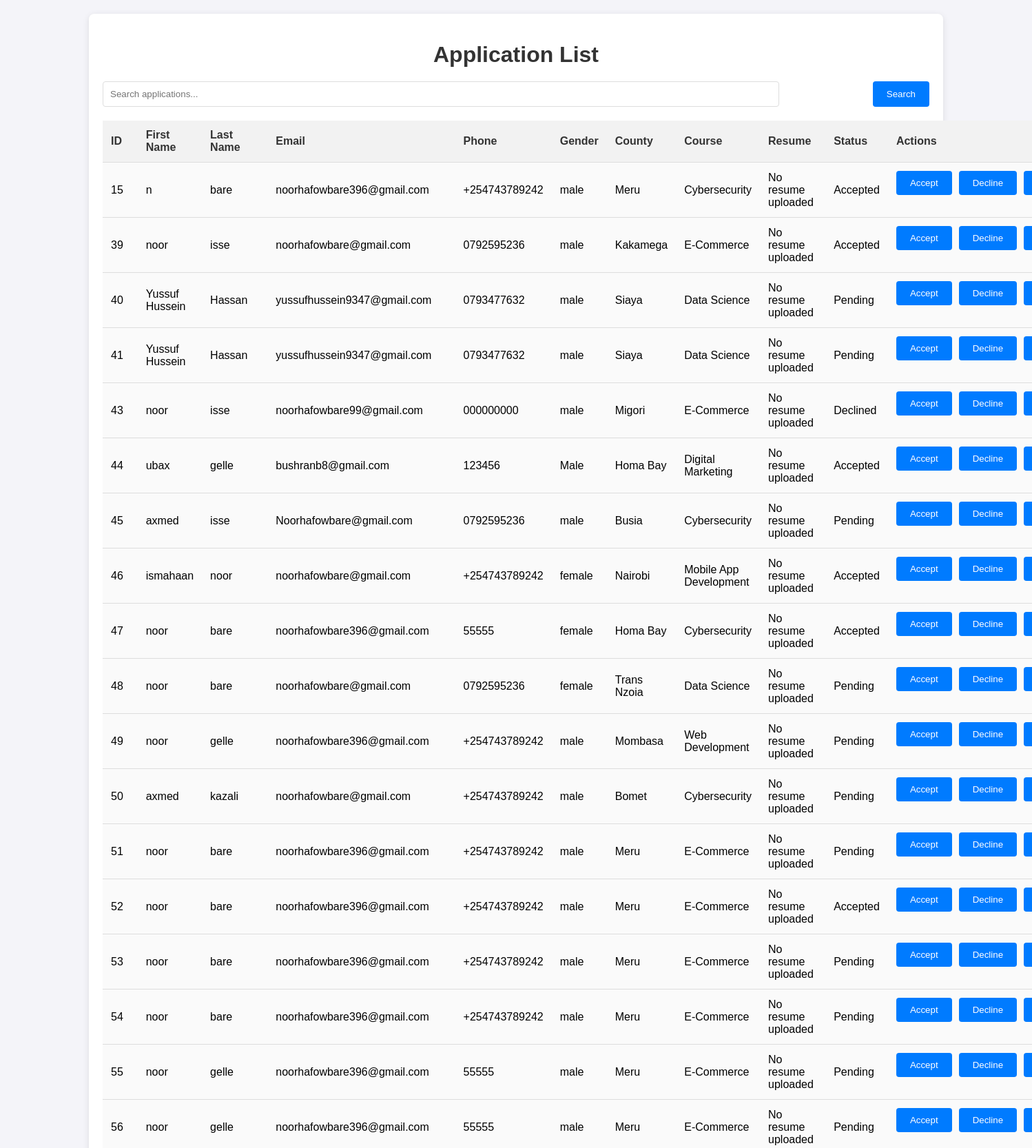
Page /admin/applications (upper part) on the committed database.
### tables this page shows
CREATE TABLE applications (
                    id INTEGER PRIMARY KEY AUTOINCREMENT,
                    first_name TEXT NOT NULL,
                    last_name TEXT NOT NULL,
                    email TEXT NOT NULL,
                    phone TEXT NOT NULL,
                    gender TEXT NOT NULL,
                    county TEXT NOT NULL,
                    course TEXT NOT NULL
                , status TEXT DEFAULT 'Pending', resume_path TEXT);

### app.py (the view)
@app.route('/admin/applications')
def view_applications():
    search = request.args.get('search', '')  # Search functionality
    page = request.args.get('page', 1, type=int)
    per_page = 80  # Number of records per page
    offset = (page - 1) * per_page
    conn = get_db_connection()
    search_query = f"%{search}%"  # Format search term for SQL LIKE
    applications = conn.execute(
        'SELECT * FROM applications WHERE first_name LIKE ? OR last_name LIKE ? LIMIT ? OFFSET ?',
        (search_query, search_query, per_page, offset)
    ).fetchall()
    total_query = 'SELECT COUNT(*) FROM applications WHERE first_name LIKE ? OR last_name LIKE ?'
    total = conn.execute(total_query, (search_query, search_query)).fetchone()[0]
    conn.close()
    return render_template('applications.html', applications=applications, page=page, per_page=per_page, total=total, search=search)

### app.py (called while the page is built)
def get_db_connection():
    conn = sqlite3.connect('database.db')
    conn.row_factory = sqlite3.Row
    return conn

### templates/applications.html (shortened to what this page needs)
<!DOCTYPE html>
<html lang="en">
  <head>
    <link
      rel="stylesheet"
      href="{{ url_for('static', filename='css/applications.css') }}"
    />
    <link
      href="https://cdn.jsdelivr.net/npm/sweetalert2@11/dist/sweetalert2.min.css"
      rel="stylesheet"
    />
  </head>
  <body>
    <div class="container">
      <h1>Application List</h1>
      <form
        method="get"
        action="{{ url_for('view_applications') }}"
        style="margin-bottom: 20px"
      >
        <input
          type="text"
          name="search"
          placeholder="Search applications..."
          value="{{ search }}"
        />
        <button type="submit">Search</button>
      </form>
      <table>
        <thead>
          <tr>
            <th>ID</th>
            <th>First Name</th>
            <th>Last Name</th>
            <th>Email</th>
            <th>Phone</th>
            <th>Gender</th>
            <th>County</th>
            <th>Course</th>
            <th>Resume</th>
            <th>Status</th>
            <th>Actions</th>
          </tr>
        </thead>
        <tbody>
          {% for application in applications %}
          <tr>
            <td>{{ application.id }}</td>
            <td>{{ application.first_name }}</td>
            <td>{{ application.last_name }}</td>
            <td>{{ application.email }}</td>
            <td>{{ application.phone }}</td>
            <td>{{ application.gender }}</td>
            <td>{{ application.county }}</td>
            <td>{{ application.course }}</td>
            <td>
              {% if application.resume_path %}
              <a
                href="{{ url_for('download_file', filename=application.resume_path.split('/')[-1]) }}"
                target="_blank"
                >Download Resume</a
              >
              {% else %} No resume uploaded {% endif %}
            </td>
            <td>
              <span class="status-label {{ application.status | lower }}"
                >{{ application.status }}</span
              >
            </td>
            <td>
              <div class="actions-container">
                <form
                  action="/accept_application/{{ application.id }}"
                  method="POST"
                  style="display: inline"
                >
                  <button type="submit" class="btn btn-success">Accept</button>
                </form>
                <form
                  action="/decline_application/{{ application.id }}"
                  method="POST"
                  style="display: inline"
                >
                  <button type="submit" class="btn btn-danger">Decline</button>
                </form>
                <form
                  action="/delete_application/{{ application.id }}"
                  method="POST"
                  style="display: inline"
                >
                  <button type="submit" class="btn btn-delete">Delete</button>
                </form>
              </div>
            </td>
          </tr>
          {% endfor %}
        </tbody>
      </table>
  </body>
</html>

### static/css/applications.css (style rules this page uses)
body { font-family: Arial, sans-serif; background-color: #f4f4f9; margin: 0; padding: 0; }
.container { width: 90%; max-width: 1200px; margin: 20px auto; padding: 20px; background-color: #fff; border-radius: 8px; box-shadow: 0 2px 10px rgba(0, 0, 0, 0.1); }
h1 { text-align: center; color: #333; font-size: 2rem; margin-bottom: 20px; }
form { display: flex; justify-content: space-between; margin-bottom: 20px; }
input[type="text"] { padding: 10px; width: 80%; border: 1px solid #ddd; border-radius: 4px; }
button[type="submit"] { padding: 10px 20px; background-color: #007bff; border: none; border-radius: 4px; color: white; cursor: pointer; transition: background-color 0.3s ease; }
table { width: 100%; border-collapse: collapse; margin-top: 20px; }
th, td { padding: 12px; text-align: left; border-bottom: 1px solid #ddd; }
th, tr { border-bottom: 1px solid #ddd; }
tr th { background-color: #f2f2f2; color: #333; }
td { background-color: #fafafa; }
tr:nth-child(even) { background-color: #f9f9f9; }
tr:nth-child(odd) { background-color: #ffffff; }
.actions-container { display: flex; gap: 10px; }
.btn { padding: 8px 16px; border: none; border-radius: 4px; cursor: pointer; transition: background-color 0.3s ease; }
.btn-success { background-color: #28a745; color: white; }
.btn-danger { background-color: #dc3545; color: white; }
.btn-delete { background-color: #ffc107; color: white; }

### rows in the picture
applications: id "15", first_name "n", last_name "bare", email "noorhafowbare396@gmail.com", phone "+254743789242", gender "male", county "Meru", course "Cybersecurity", status "Accepted"
applications: id "39", first_name "noor", last_name "isse", email "noorhafowbare@gmail.com", phone "0792595236", gender "male", county "Kakamega", course "E-Commerce", status "Accepted"
applications: id "40", first_name "Yussuf Hussein", last_name "Hassan", email "yussufhussein9347@gmail.com", phone "0793477632", gender "male", county "Siaya", course "Data Science", status "Pending"
applications: id "41", first_name "Yussuf Hussein", last_name "Hassan", email "yussufhussein9347@gmail.com", phone "0793477632", gender "male", county "Siaya", course "Data Science", status "Pending"
applications: id "43", first_name "noor", last_name "isse", email "noorhafowbare99@gmail.com", phone "000000000", gender "male", county "Migori", course "E-Commerce", status "Declined"
applications: id "44", first_name "ubax", last_name "gelle", email "bushranb8@gmail.com", phone "123456", gender "Male", county "Homa Bay", course "Digital Marketing", status "Accepted"
applications: id "45", first_name "axmed", last_name "isse", email "Noorhafowbare@gmail.com", phone "0792595236", gender "male", county "Busia", course "Cybersecurity", status "Pending"
applications: id "46", first_name "ismahaan", last_name "noor", email "noorhafowbare@gmail.com", phone "+254743789242", gender "female", county "Nairobi", course "Mobile App Development", status "Accepted"
applications: id "47", first_name "noor", last_name "bare", email "noorhafowbare396@gmail.com", phone "55555", gender "female", county "Homa Bay", course "Cybersecurity", status "Accepted"
applications: id "48", first_name "noor", last_name "bare", email "noorhafowbare@gmail.com", phone "0792595236", gender "female", county "Trans Nzoia", course "Data Science", status "Pending"
applications: id "49", first_name "noor", last_name "gelle", email "noorhafowbare396@gmail.com", phone "+254743789242", gender "male", county "Mombasa", course "Web Development", status "Pending"
applications: id "50", first_name "axmed", last_name "kazali", email "noorhafowbare@gmail.com", phone "+254743789242", gender "male", county "Bomet", course "Cybersecurity", status "Pending"
applications: id "51", first_name "noor", last_name "bare", email "noorhafowbare396@gmail.com", phone "+254743789242", gender "male", county "Meru", course "E-Commerce", status "Pending"
applications: id "52", first_name "noor", last_name "bare", email "noorhafowbare396@gmail.com", phone "+254743789242", gender "male", county "Meru", course "E-Commerce", status "Accepted"
applications: id "53", first_name "noor", last_name "bare", email "noorhafowbare396@gmail.com", phone "+254743789242", gender "male", county "Meru", course "E-Commerce", status "Pending"
applications: id "54", first_name "noor", last_name "bare", email "noorhafowbare396@gmail.com", phone "+254743789242", gender "male", county "Meru", course "E-Commerce", status "Pending"
applications: id "55", first_name "noor", last_name "gelle", email "noorhafowbare396@gmail.com", phone "55555", gender "male", county "Meru", course "E-Commerce", status "Pending"
applications: id "56", first_name "noor", last_name "gelle", email "noorhafowbare396@gmail.com", phone "55555", gender "male", county "Meru", course "E-Commerce", status "Pending"
